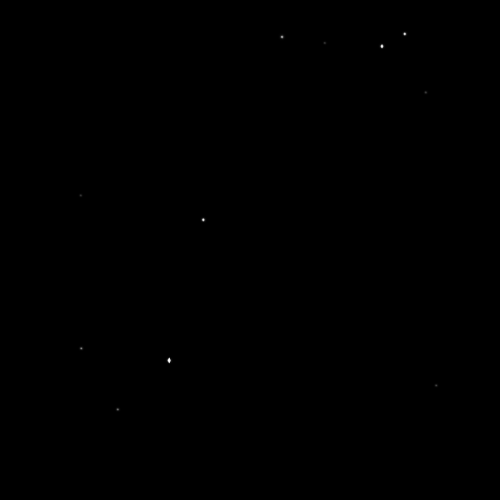
#> input picture VAE_stars/generated/image0.png, 1000 x 1000 px (shown at 1/2 size); its folder holds only this picture in this run
$ python -i star_vae_utils.py   (imports and definitions only)
#> lines starting #> are read from the running program, lines starting #| are printed output that depends on the picture; after the words box and inside, x2 and y2 are one past the last pixel; in counts of white or black regions, pixels touching at a corner belong together
#> further down, picture is the input picture: shape (1000, 1000); min 0, max 254, mean 0
"""Variational Autoencoder Utilities

This file contains utility functions to create the dataset which is used to train the variational autoencoder model.
"""


from __future__ import absolute_import, division, print_function, unicode_literals

import tensorflow as tf

import os
import numpy as np

import cv2


def _extract_stars_28x28(image):
    """ Extracts stars from an image

    Detects all stars within the given image, extracts them and centers them within patches of size 28x28 with a black background.


    Parameters
    ----------
    image : np.ndarray
        The image from which the stars are extracted. The dimensions of the image are assumed to be 1000x1000. The
        image is assumed to be grayscale.


    Returns
    -------
    patches : list
        A list containing the resulting 28x28 patches.
    """

    _, image_binary = cv2.threshold(image, 1, 255, cv2.THRESH_BINARY)
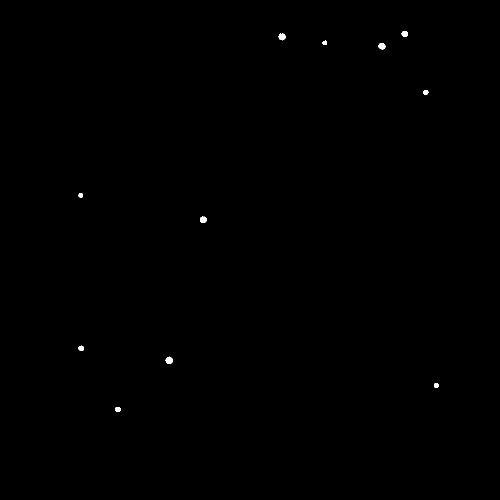
#> image_binary: shape (1000, 1000) (shown at 1/2 size); 0.12% white; 11 white regions

    contours, _ = cv2.findContours(image_binary, cv2.RETR_TREE, cv2.CHAIN_APPROX_SIMPLE)[-2:]
#> contours = 11 contours; largest, box (x1, y1, x2, y2) and area: (331, 713, 346, 728) 139, (557, 67, 571, 81) 131, (757, 86, 771, 99) 124, (400, 433, 413, 446) 117, (803, 62, 816, 74) 102


    # tuples (x, y, w, h)
    bounding_rects = [cv2.boundingRect(c) for c in contours]
#> bounding_rects = [(230, 814, 11, 10), (868, 766, 9, 9), (331, 713, 15, 15), (157, 691, 11, 11), (400, 433, 13, 13), (157, 386, 9, 9), (847, 180, 10, 9), (757, 86, 14, 13), (645, 81, 9, 9), (557, 67, 14, 14), (803, 62, 13, 12)]

    bounding_rects_filtered = [r for r in bounding_rects
                               if not(r[0] <= 0 or r[0] + r[2] >= 1000 or r[1] <= 0 or r[1] + r[3] >= 1000)]
#> bounding_rects_filtered has the same summary as bounding_rects

    patches = []


    for r in bounding_rects_filtered:

        x = r[0]; y = r[1]; w = r[2]; h = r[3]

        if(w > 28 or h > 28):
            continue

        star = image[y : y + h, x : x + w]

        if np.amax(star) < 30:
            continue

        patch = np.zeros((28, 28), dtype=np.float32)

        padding_y = (28 - h) // 2
        padding_x = (28 - w) // 2

        patch[padding_y : padding_y + h, padding_x : padding_x + w] = star

        patches.append(patch)
#> this loop made 11 passes
#> (x, y, w, h, padding_y, padding_x) on passes 1 to 11: (230, 814, 11, 10, 9, 8), (868, 766, 9, 9, 9, 9), (331, 713, 15, 15, 6, 6), (157, 691, 11, 11, 8, 8), (400, 433, 13, 13, 7, 7), (157, 386, 9, 9, 9, 9), (847, 180, 10, 9, 9, 9), (757, 86, 14, 13, 7, 7), (645, 81, 9, 9, 9, 9), (557, 67, 14, 14, 7, 7), (803, 62, 13, 12, 8, 7)
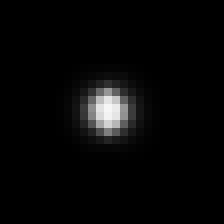
#> patch: shape (28, 28) float32 (shown 8 times larger); min 0, max 246, mean 7.1
#> after the loop, patches = 11 items


    return patches


# [117 lines left out: functions _load_stars_28x28, load_train_test_dataset, not called in this run]

>>> import cv2
>>> picture = cv2.imread('generated/image0.png', cv2.IMREAD_GRAYSCALE)
>>> result = _extract_stars_28x28(picture)
#> result = 11 items
